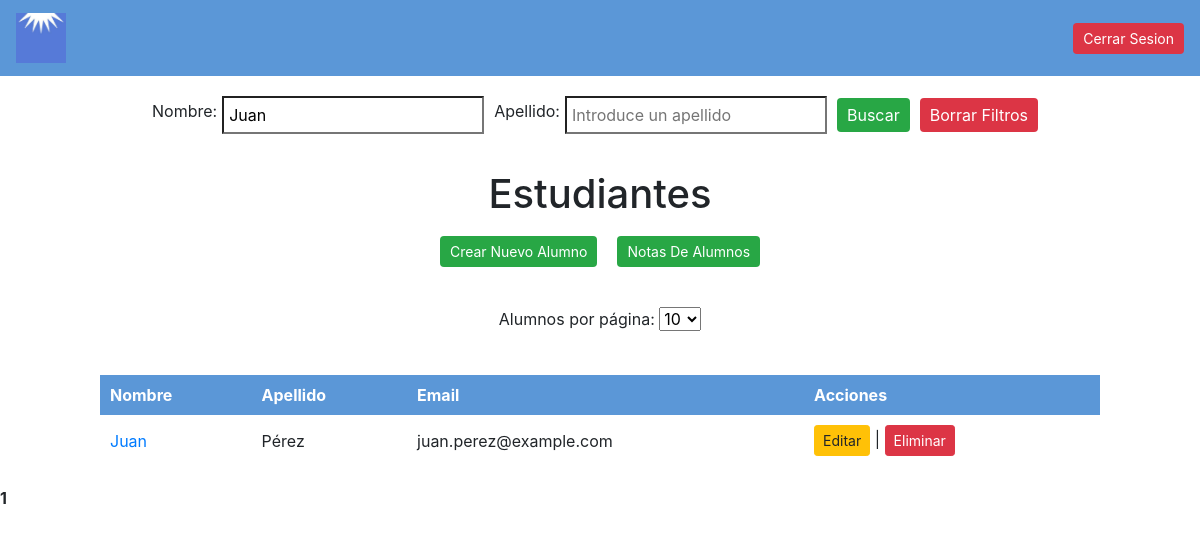
Page /view/gestionUsers.php?nombre=Juan (signed in) on the committed database.
### tables this page shows
CREATE TABLE tbl_alumnos (
    id_alu INT AUTO_INCREMENT PRIMARY KEY not null,
    username_usu VARCHAR(50) NOT NULL,
    dni_alu char(9) NOT NULL,
    nombre_alu VARCHAR(30) NOT NULL,
    apellido_alu VARCHAR(50) NOT NULL,
    fecha_nacimiento DATE NOT NULL,
    email_alu VARCHAR(100) NOT NULL,
    telefono_alu VARCHAR(15),
    direccion_alu VARCHAR(255)
);

### view/gestionUsers.php (the view, shortened to what this page needs)
<?php
    $nombreFiltro = isset($_GET['nombre']) ? $_GET['nombre'] : '';
    $apellidoFiltro = isset($_GET['apellido']) ? $_GET['apellido'] : '';
    $alumnosPorPagina = isset($_GET['alumnosPorPagina']) ? (int)$_GET['alumnosPorPagina'] : 10;
    $paginaActual = isset($_GET['pagina']) ? (int)$_GET['pagina'] : 1;
    $offset = ($paginaActual - 1) * $alumnosPorPagina;
?>
<!DOCTYPE html>
<html lang="en">
<head>
    <link rel="stylesheet" type="text/css" href="./../css/styles.css">
    <link rel="stylesheet" href="https://cdn.jsdelivr.net/npm/sweetalert2@11.14.5/dist/sweetalert2.min.css">
</head>
<body>
    <nav class="navbar">
        <a class="navbar-brand" href="#">
            <img src="../img/LogoEscuela.jpeg" alt="Logo" id="logo">
        </a>
        <a href="cerrarSesion.php"><button class='btn btn-danger btn-sm'>Cerrar Sesion</button></a>
    </nav>
    <div class="search-container">
        <form class="search-form" role="search" method="GET" action="">
            <label>Nombre:</label>
            <input type="search" name="nombre" placeholder="Introduce un nombre" value="<?php echo htmlspecialchars($nombreFiltro); ?>">
            <label>Apellido:</label>
            <input type="search" name="apellido" placeholder="Introduce un apellido" value="<?php echo htmlspecialchars($apellidoFiltro); ?>">
            <button type="submit">Buscar</button>
            <button type="button" onclick="window.location.href='gestionUsers.php'">Borrar Filtros</button>
        </form>
    </div>
    <h1>Estudiantes</h1>
    <div class="buttons-container">
        <a href="crearAlumno.php"><button class="btn btn-success btn-sm">Crear Nuevo Alumno</button></a>
        <a href="vistaNotas.php"><button class="btn btn-info btn-sm">Notas De Alumnos</button></a>
    </div>
    <div class="pagination-control">
        <form method="GET" action="">
            <label for="alumnosPorPagina">Alumnos por página:</label>
            <select name="alumnosPorPagina" id="alumnosPorPagina" onchange="this.form.submit()">
                <option value="10" <?php if ($alumnosPorPagina == 10) echo 'selected'; ?>>10</option>
            </select>
        </form>
    </div>
    <?php
    try {
        include '../database/conexion.php';
        $sql = "SELECT * FROM tbl_alumnos WHERE nombre_alu LIKE ? AND apellido_alu LIKE ? LIMIT ?, ?";
        $stmt = mysqli_prepare($conexion, $sql);
        $nombreFiltroConsulta = "$nombreFiltro%";
        $apellidoFiltroConsulta = "$apellidoFiltro%";
        mysqli_stmt_bind_param($stmt, "ssii", $nombreFiltroConsulta, $apellidoFiltroConsulta, $offset, $alumnosPorPagina);
        if (!mysqli_stmt_execute($stmt)) {
            throw new Exception("Error al ejecutar la consulta: " . mysqli_stmt_error($stmt));
        }
        $result = mysqli_stmt_get_result($stmt);
        if (mysqli_num_rows($result) > 0) {
            echo "<table><tr><th>Nombre</th><th>Apellido</th><th class='email'>Email</th><th>Acciones</th></tr>";
            while($row = mysqli_fetch_assoc($result)) {
                $id = $row['id_alu'];
                $nombre = $row['nombre_alu'];
                echo "<tr><td><a href='notaAlumno.php?id={$id}'>$nombre</a></td><td>{$row['apellido_alu']}</td><td class='email'>{$row['email_alu']}</td>";
                echo "<td><a href='editarAlumno.php?id={$row['id_alu']}' class='btn btn-warning btn-sm'>Editar</a> | ";
                echo "<a href='#' class='btn btn-danger btn-sm delete-link' data-id='{$row['id_alu']}' data-toggle='modal' data-target='#confirmDeleteModal'>Eliminar</a></td></tr>";
            }
            echo "</table>";
        } else {
            echo "No hay alumnos.";
        }
        $totalAlumnosResult = mysqli_query($conexion, "SELECT COUNT(*) as total FROM tbl_alumnos");
        $totalAlumnos = mysqli_fetch_assoc($totalAlumnosResult)['total'];
        $totalPaginas = ceil($totalAlumnos / $alumnosPorPagina);
        echo "<div class='pagination'>";
        for ($i = 1; $i <= $totalPaginas; $i++) {
            if ($i == $paginaActual) {
                echo "<strong>$i</strong> ";
            } else {
                echo "<a href='?pagina=$i&alumnosPorPagina=$alumnosPorPagina&nombre=$nombreFiltro&apellido=$apellidoFiltro'>$i</a> ";
            }
        }
        echo "</div>";
    } catch (Exception $e) {
        echo "Se produjo un error: " . $e->getMessage();
    }
    ?>
    <link href="https://stackpath.bootstrapcdn.com/bootstrap/4.5.2/css/bootstrap.min.css" rel="stylesheet">
</body>

### css/styles.css (style rules this page uses)
body { font-family: Arial, sans-serif; background-color: #f4f4f4; margin: 0; padding: 0; overflow: auto; overflow-y: auto; }
.navbar { display: flex; justify-content: space-between; align-items: center; padding: 5px 10px; background-color: #5b97d7; }
.navbar .navbar-brand, .navbar .nav-link { color: white; }
.navbar .btn { margin: 5px 0; background-color: #dc3545; color: white; border: none; border-radius: 4px; padding: 5px 10px; cursor: pointer; }
.search-container { display: flex; justify-content: center; margin: 20px 0; }
.search-form { display: flex; align-items: center; justify-content: center; flex-wrap: wrap; }
.search-form label { margin-right: 5px; }
.search-form input { margin-right: 10px; padding: 5px; }
.search-form button { padding: 5px 10px; background-color: #28a745; color: white; border: none; border-radius: 4px; cursor: pointer; margin-right: 10px; }
.search-form button:last-child { background-color: #dc3545; }
h1 { text-align: center; margin-top: 30px; margin-bottom: 20px; }
.buttons-container { display: flex; justify-content: center; margin-bottom: 30px; flex-wrap: wrap; }
.buttons-container a { margin: 10px; }
.buttons-container .btn-success, .buttons-container .btn-info { background-color: #28a745; color: white; padding: 5px 10px; border-radius: 4px; cursor: pointer; border: none; }
table { width: 90%; max-width: 1000px; border-collapse: collapse; margin: 20px auto; }
th, td { padding: 10px; text-align: left; }
th { background-color: #5b97d7; color: white; }
td.email { display: table-cell; }
a { color: #007BFF; text-decoration: none; }
.pagination { text-align: center; margin: 20px 0; }
#logo { max-width: 50px; height: auto; }
.pagination-control { display: flex; justify-content: center; align-items: center; margin: 20px 0; }

### rows in the picture
tbl_alumnos: nombre_alu "Juan", apellido_alu "Pérez", email_alu "juan.perez@example.com"
